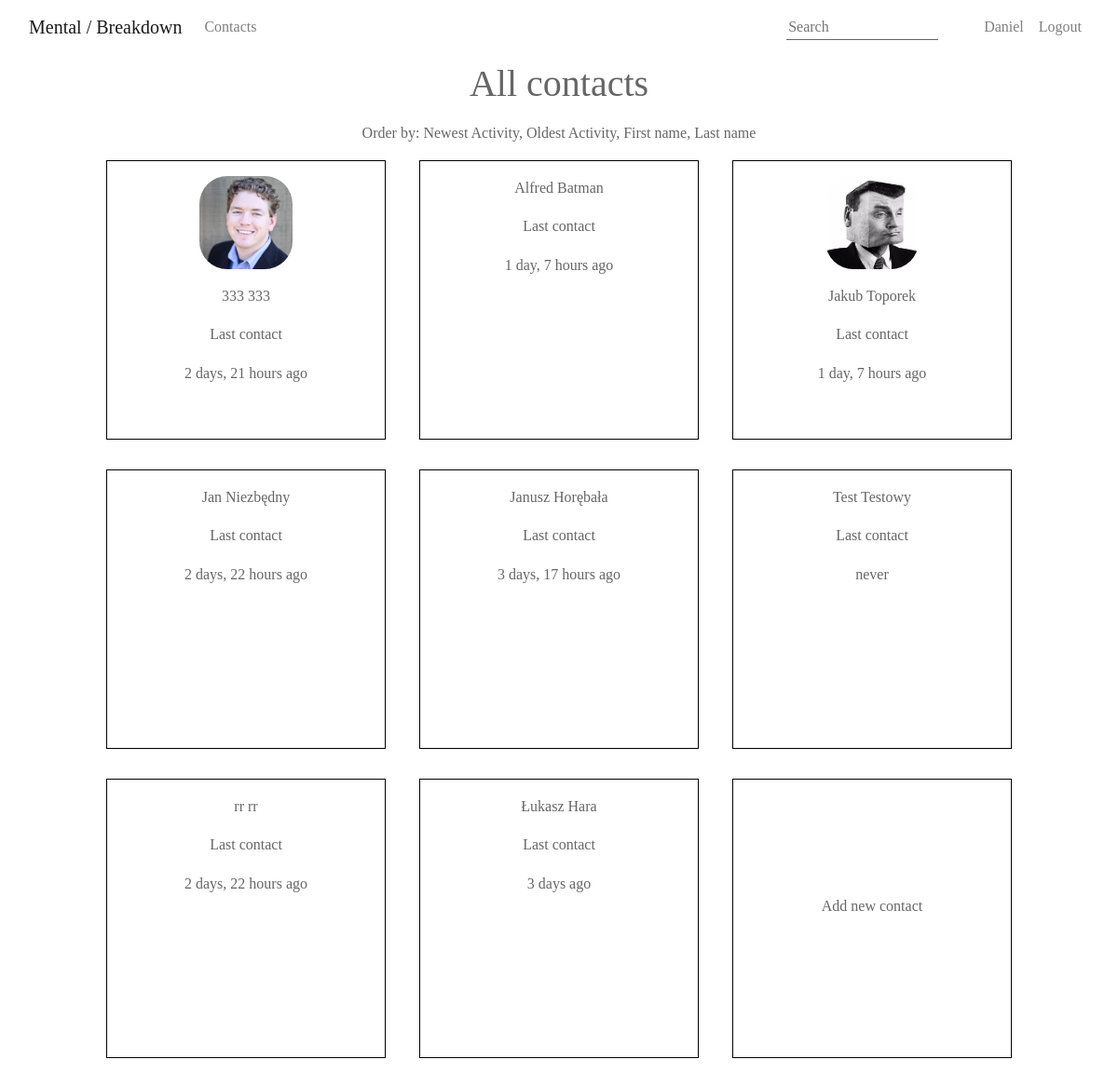
Page /contacts/sort/first_name (signed in) on the committed database.
### crm/models.py (models this page shows, shortened)
class Contact(models.Model):
    SEX_CHOICES = (
        ('Female', 'Female',),
        ('Male', 'Male',),
        ('Unsure', 'Unsure',),
    )
    first_name = models.CharField(max_length=128)
    last_name = models.CharField(max_length=128)
    birthdate = models.DateField()
    sex = models.CharField(choices=SEX_CHOICES, max_length=64, null=True, default="Unknown")
    description = models.CharField(max_length=600, blank="No description", null="True")
    contacts = models.ManyToManyField('self', through='ContactRelationship')
    activites = models.ForeignKey('Activity', related_name="contact_activity", on_delete=models.CASCADE, null=True)
    updated_at = models.DateTimeField(null=True)
    avatar = models.ImageField(upload_to='images/', null=True)
    created_by = models.ForeignKey(User, null=True, blank=True, on_delete=models.DO_NOTHING,
                                   related_name='created_by')

### crm/views.py (the view, shortened to what this page needs)
# urls.py: path('contacts/sort/<str:sort>', ContactListSort.as_view()),
class ContactListSort(View):
    def get(self, request, sort):
        user = request.user
        contacts = Contact.objects.filter(created_by=user).order_by(sort)
        return render(request, 'contacts.html', {'contacts': contacts})

### crm/forms.py
class NavbarForm(forms.Form):
    name = forms.CharField(label=False, widget=forms.TextInput(attrs={'placeholder': 'Search'}))

### crm/context_processors.py (called while the page is built)
def navbarform(request):
    return {
        'navbarform': NavbarForm()
    }

### crm/templates/contacts.html (shortened to what this page needs)
{% extends 'base.html' %}
{% load humanize %}
{% load extratag %}
{% block content %}
    <div class="row">
        <div class="col-lg-12 contacts-title">
            <h1><a href="/contacts">All contacts</a></h1>
            Order by: <a href="/contacts/sort/{{ "newest_activity" }}">Newest Activity</a>, <a
                href="/contacts/sort/{{ "oldest_activity" }}">Oldest Activity</a>, <a
                href="/contacts/sort/{{ "first_name" }}">First name</a>, <a
                href="/contacts/sort/{{ "last_name" }}">Last name</a>
        </div>
    </div>
    <div class="row">
        <div class="col-lg-12">
            <div class="cards">
            {% if contacts %}
                    {% for contact in contacts %}
                        <a href="/contact/view/{{ contact.id }}">
                            <div class="contact-card"">
                                {% if contact.avatar %}
                                    <p><img src="{{ contact.avatar.url }}" width="100px" class="avatar-main"></p>
                                {% endif %}
                                <p>{{ contact.first_name }} {{ contact.last_name }}</p>
                                <p>Last contact</p>
                                {% if contact.updated_at is not null %}
                                    <p>{{ contact.updated_at|naturaltime }} </p>
                                {% else %}
                                    <p>never</p>
                                {% endif %}
                            </div>
                        </a>
                    {% endfor %}
                    <a href="/contact/create">
                        <div class="contact-card">
                            <p class="add-contact">Add new contact</p>
                        </div>
                    </a>
                {% endif %}
            </div>
        </div>
    </div>
{% endblock %}

### crm/templates/base.html (shortened to what this page needs)
{% load static %}
<html>
<head>
    <link rel="stylesheet" href="https://stackpath.bootstrapcdn.com/bootstrap/4.4.1/css/bootstrap.min.css"
>
    <link rel="stylesheet" href="{% static 'css/style.css' %}">
    <link rel="stylesheet" href="/static/css/tagsinput.css"/>
    <link rel="stylesheet" href="https://cdnjs.cloudflare.com/ajax/libs/datepicker/0.6.5/datepicker.min.css"
/>
</head>
<body>
<div class="container-fluid">
    <div class="row">
        <div class="col-md-12">
            <nav class="navbar navbar-expand-lg navbar-light">
                <a class="desktop navbar-brand" href="/">Mental / Breakdown</a>
                <div class="collapse navbar-collapse" id="bs-example-navbar-collapse-1">
                    <ul class="navbar-nav">
                        {% if user.is_authenticated %}
                            <li class="nav-item">
                                <a class="nav-link" href="/contacts">Contacts</a>
                            </li>
                        {% endif %}
                    </ul>
                    <ul class="navbar-nav ml-md-auto">
                        {% if user.is_authenticated %}
                            <form class="form-inline" action="/search/" method="GET">
                                {{ navbarform }}
                            </form>
                        {% endif %}
                        {% block user %}
                            {% if user.is_authenticated %}
                                <li class="nav-item">
                                    <a class="nav-link" href="#">{{ user.username|capfirst }}</a>
                                </li>
                                <li class="nav-item">
                                    <a class="nav-link" href="/logout">Logout</a>
                                </li>
                            {% else %}
                                <li><a href="/accounts/login/">login</a></li>
                            {% endif %}
                        {% endblock %}
                    </ul>
                </div>
            </nav>
        </div>
    </div>
    <div class="row">
        <div class="col-md-12">
            <div class="center-div">
                {% block content %}
                {% endblock %}
            </div>
        </div>
    </div>
</div>
</body>
</html>

### crm/static/css/style.css (style rules this page uses)
html { line-height: 1.6; }
body, p, a { font-family: "Times New Roman", Times, serif; color: #666666; line-height: 1.6; }
input { border: none; border-bottom: 1px solid #666666; }
.avatar-main { border-radius: 30px; }
h1, h2, h3, h4, h5 { line-height: 1.2; color: #444444 }
.contact-card { border: solid 1px black; margin: 1rem; padding: 1rem; display: inline-block; width: 300px; height: 300px; vertical-align: middle; }
.contacts-title { text-align: center; }
.add-contact { height: 15rem; display: flex; align-items: center; justify-content: center; }
.cards { align-content: center; text-align: center; }
.form-inline #id_name { width: 80%; }
.form-inline { margin: 0; }

### rows in the picture
Contact: avatar (picture), first_name "333", last_name "333", updated_at "2 days, 21 hours ago"
Contact: first_name "Alfred", last_name "Batman", updated_at "1 day, 7 hours ago"
Contact: avatar (picture), first_name "Jakub", last_name "Toporek", updated_at "1 day, 7 hours ago"
Contact: first_name "Jan", last_name "Niezbędny", updated_at "2 days, 22 hours ago"
Contact: first_name "Janusz", last_name "Horębała", updated_at "3 days, 17 hours ago"
Contact: first_name "Test", last_name "Testowy", shows "never"
Contact: first_name "rr", last_name "rr", updated_at "2 days, 22 hours ago"
Contact: first_name "Łukasz", last_name "Hara", updated_at "3 days ago"

### other values in the picture
{{ user.username|capfirst }} "Daniel"
